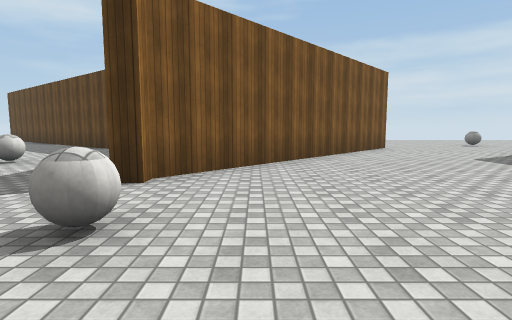
view 1 (above)

18 first-person views from a walk through a Unity game level. The camera is 1.3 m above the floor, tilts 6° down and sees 80° across. The floor is counted in squares, 2 m on a side. Each view is taken from the middle of a square. On the plan, view 1 faces up. The plan holds only what a view shows up to about 10 squares ahead; the rest is blank. Surface patterns are stand-ins for the level's own textures.

view 2
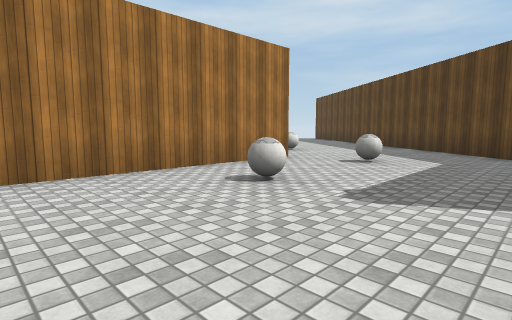

view 3
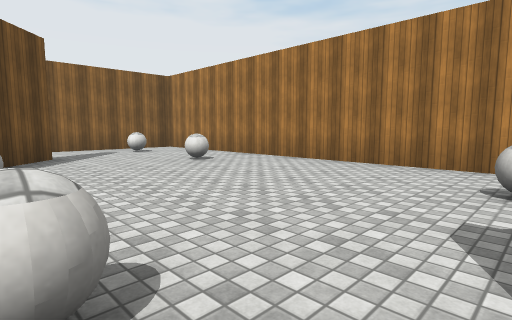

view 4
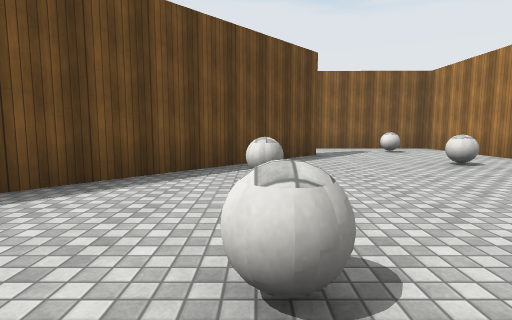

view 5
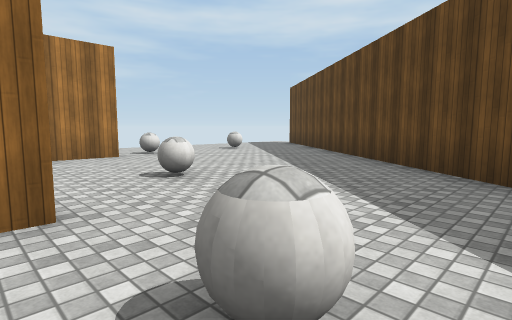

view 6
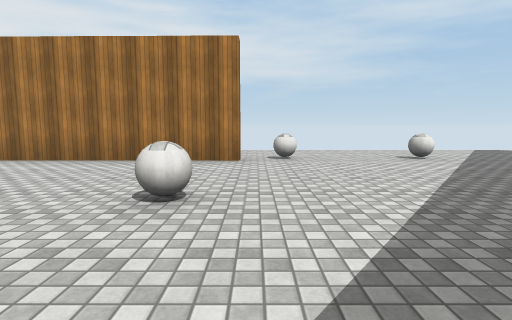

view 7
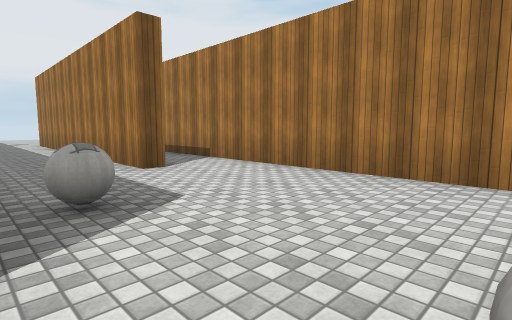

view 8
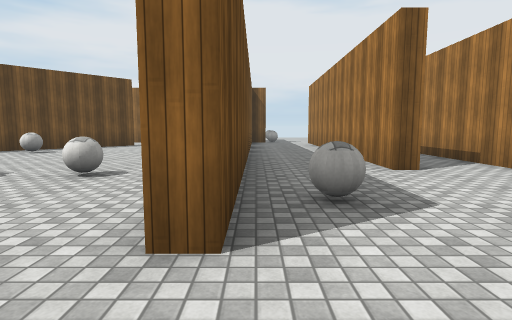

view 9
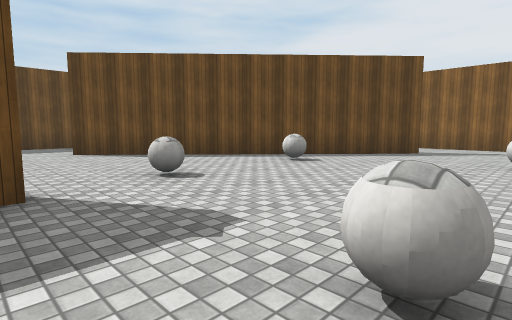

view 10
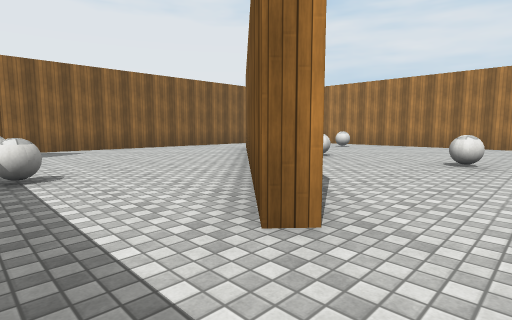

view 11
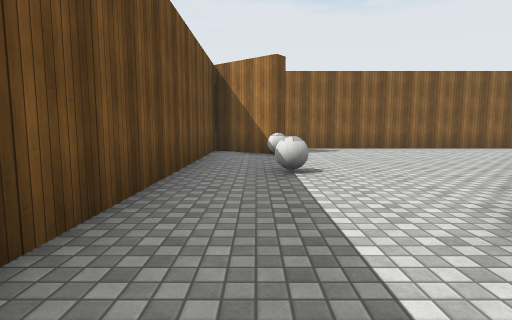

view 12
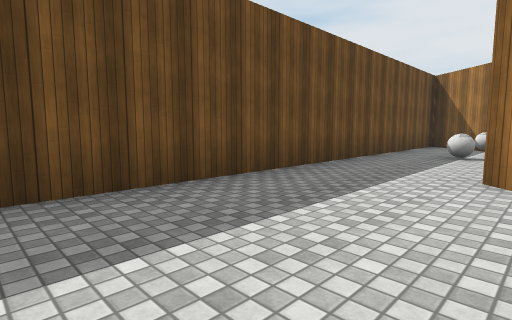

view 13
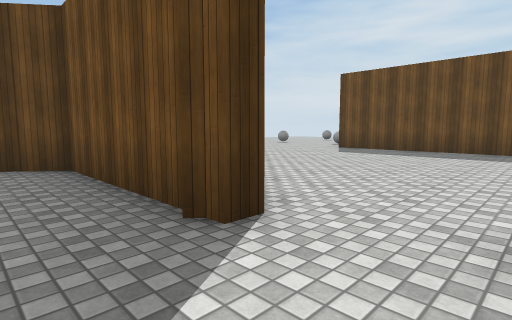

view 14
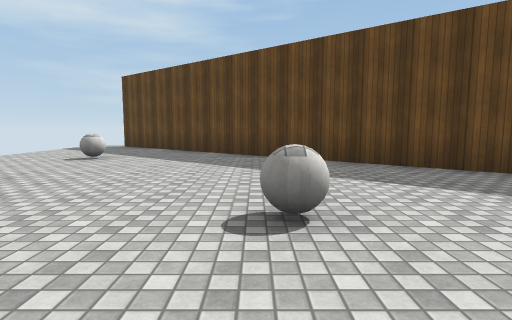

view 15
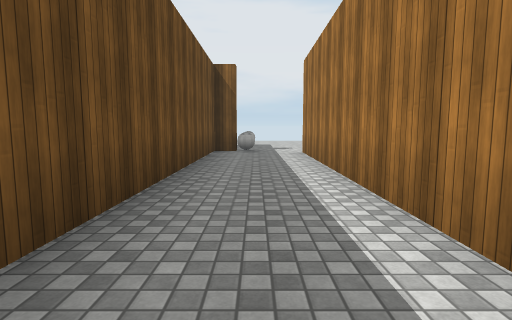

view 16
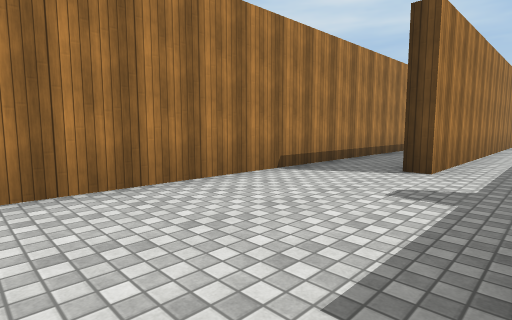

view 17
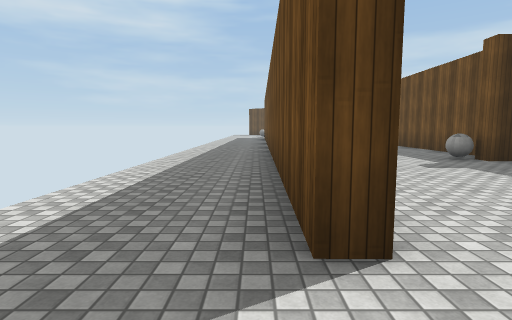

view 18
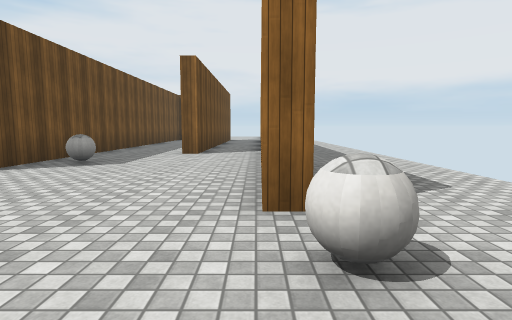

### Floor plan
Key: @ floor where view 1 was taken; # wall or solid block; . floor; = window, fence, low wall or low ledge; T thing the floor can be seen under or through.
Columns run from 13 left of view 1 to 8 right of it. Each row starts with its distance up from view 1.
 15 .##
 14 ..##
 13 ...###
 12 .....##
 11 ......###
 10 ........#       ##....
  9 ........ ##    ##.....
  8 ..........##  ##.....
  7 ..#..=.....#  #....#
  6 ..T.....=..####....#
  5 ..T...#....###.....#
  4  .T..=#....#.......#
  3   T...#.=..........#
  2 .#.T..#.....=......#
  1 .#.T..#........##..#
  0 .#.T..#......@##...#
 -1  # #..#.....=##....#
 -2  # #..#.=...##.....#
 -3 .#.#..#....##......#
 -4 .#.#..#....#.......#
 -5 .#.#..#.=.........##
 -6 .#.#..#..........  #
 -7 .#...=############
 -8 .#....
 -9 .#...
-10 .#...
-11 .#....
-12 ...
-13  .

Positions as (right, up) in squares from view 1, and headings:
1: (0, 0), facing up
2: (-2, 0), facing up-left
3: (-1, 3), facing down-left
4: (-1, 3), facing down
5: (-4, 5), facing up-left
6: (-5, 8), facing left
7: (-7, 7), facing down-left
8: (-7, 7), facing down
9: (-5, 4), facing down-right
10: (5, 3), facing down-left
11: (5, 3), facing down
12: (3, 6), facing down-right
13: (-3, 2), facing up-right
14: (-8, 5), facing up
15: (-8, 2), facing down
16: (-8, -11), facing up-left
17: (-12, -13), facing up
18: (-11, 10), facing down
